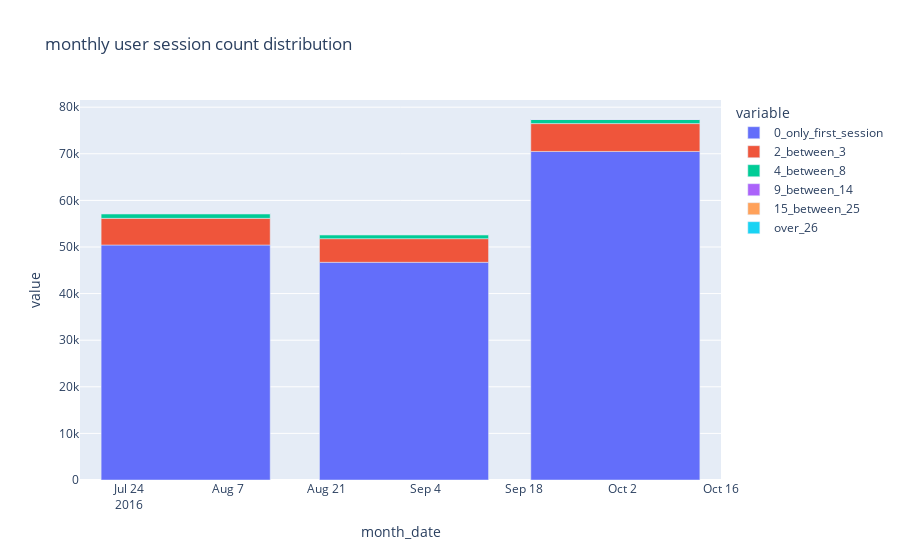

Here is the notebook cell this chart was saved with:
### Code cell
import plotly.express as px

fig = px.bar(
    df, 
    x='month_date',
    y=['0_only_first_session', '2_between_3', '4_between_8', '9_between_14', '15_between_25', 'over_26'],
    title='monthly user session count distribution'
)
fig.show()

### Figure 1 — Plotly figure (JSON) as saved in the notebook; plotly's stock layout.template omitted (floating-point values rounded to 4 significant figures)
{"data": [{"alignmentgroup": "True", "hovertemplate": "variable=0_only_first_session<br>month_date=%{x}<br>value=%{y}<extra></extra>", "legendgroup": "0_only_first_session", "marker": {"color": "#636efa", "pattern": {"shape": ""}}, "name": "0_only_first_session", "offsetgroup": "0_only_first_session", "orientation": "v", "showlegend": true, "textposition": "auto", "type": "bar", "x": ["2016-10-01", "2016-09-01", "2016-08-01"], "xaxis": "x", "y": [70504, 46714, 50429], "yaxis": "y"}, {"alignmentgroup": "True", "hovertemplate": "variable=2_between_3<br>month_date=%{x}<br>value=%{y}<extra></extra>", "legendgroup": "2_between_3", "marker": {"color": "#EF553B", "pattern": {"shape": ""}}, "name": "2_between_3", "offsetgroup": "2_between_3", "orientation": "v", "showlegend": true, "textposition": "auto", "type": "bar", "x": ["2016-10-01", "2016-09-01", "2016-08-01"], "xaxis": "x", "y": [5977, 5072, 5714], "yaxis": "y"}, {"alignmentgroup": "True", "hovertemplate": "variable=4_between_8<br>month_date=%{x}<br>value=%{y}<extra></extra>", "legendgroup": "4_between_8", "marker": {"color": "#00cc96", "pattern": {"shape": ""}}, "name": "4_between_8", "offsetgroup": "4_between_8", "orientation": "v", "showlegend": true, "textposition": "auto", "type": "bar", "x": ["2016-10-01", "2016-09-01", "2016-08-01"], "xaxis": "x", "y": [892, 830, 981], "yaxis": "y"}, {"alignmentgroup": "True", "hovertemplate": "variable=9_between_14<br>month_date=%{x}<br>value=%{y}<extra></extra>", "legendgroup": "9_between_14", "marker": {"color": "#ab63fa", "pattern": {"shape": ""}}, "name": "9_between_14", "offsetgroup": "9_between_14", "orientation": "v", "showlegend": true, "textposition": "auto", "type": "bar", "x": ["2016-10-01", "2016-09-01", "2016-08-01"], "xaxis": "x", "y": [70, 74, 94], "yaxis": "y"}, {"alignmentgroup": "True", "hovertemplate": "variable=15_between_25<br>month_date=%{x}<br>value=%{y}<extra></extra>", "legendgroup": "15_between_25", "marker": {"color": "#FFA15A", "pattern": {"shape": ""}}, "name": "15_between_25", "offsetgroup": "15_between_25", "orientation": "v", "showlegend": true, "textposition": "auto", "type": "bar", "x": ["2016-10-01", "2016-09-01", "2016-08-01"], "xaxis": "x", "y": [14, 18, 25], "yaxis": "y"}, {"alignmentgroup": "True", "hovertemplate": "variable=over_26<br>month_date=%{x}<br>value=%{y}<extra></extra>", "legendgroup": "over_26", "marker": {"color": "#19d3f3", "pattern": {"shape": ""}}, "name": "over_26", "offsetgroup": "over_26", "orientation": "v", "showlegend": true, "textposition": "auto", "type": "bar", "x": ["2016-10-01", "2016-09-01", "2016-08-01"], "xaxis": "x", "y": [7, 11, 16], "yaxis": "y"}], "layout": {"barmode": "relative", "legend": {"title": {"text": "variable"}, "tracegroupgap": 0}, "title": {"text": "monthly user session count distribution"}, "xaxis": {"anchor": "y", "domain": [0, 1], "title": {"text": "month_date"}}, "yaxis": {"anchor": "x", "domain": [0, 1], "title": {"text": "value"}}}}
